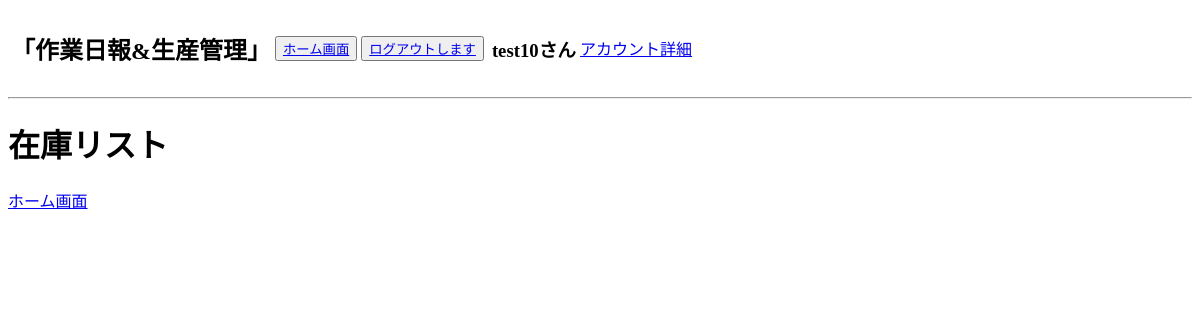
Before: /daily_report/stocks_list/ (signed in) with the older database file.
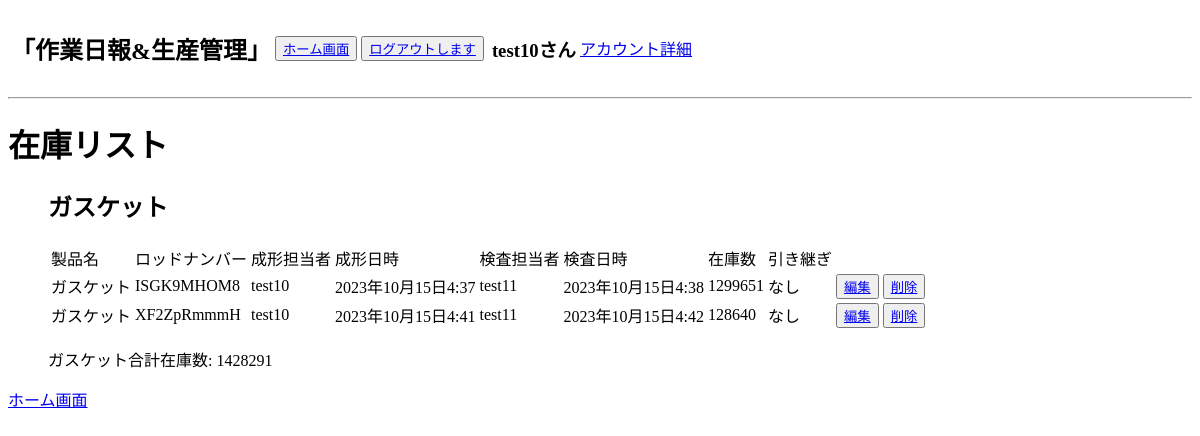
After: the same page with the newer database file.
### daily_report/models.py (models this page shows, shortened)
class Products(models.Model):
    name = models.CharField(max_length=255,verbose_name="製品名")
    code = models.CharField(max_length=50,verbose_name="製品コード")
    quantity = models.IntegerField(verbose_name="製品取り数")
    memo = models.CharField(max_length=255,blank=True, null=True,verbose_name="製品メモ")
    created_at = models.DateTimeField(auto_now_add=True)
    updated_at = models.DateTimeField(auto_now=True)
    class Meta:
        verbose_name = '製品情報'
        db_table = 'products'

### product_management/models.py (models this page shows, shortened)
class Stock(models.Model):
    product = models.ForeignKey(
        Products, on_delete=models.CASCADE, verbose_name='製品名'
    )
    lot_number = models.CharField(max_length=10, verbose_name='ロッド番号',default='')
    stocks = models.IntegerField(verbose_name="在庫数")
    molding_user = models.ForeignKey(
        Users, on_delete=models.CASCADE, verbose_name='成形担当ユーザー名',null=True,related_name='molding_stock_set',
    )
    molding_time = models.DateTimeField(verbose_name='成形日時', default=datetime(2001, 1, 1, 0, 0, 0))
    inspection_user = models.ForeignKey(
        Users, on_delete=models.CASCADE, verbose_name='検査担当ユーザー名',null=True,related_name='inspection_stock_set',
    )
    memo = models.CharField(max_length=255,verbose_name="引き継ぎメモ",null=True,blank=True)
    created_at = models.DateTimeField(verbose_name='検査日時',auto_now_add=True)
    updated_at = models.DateTimeField(auto_now=True)
    class Meta:
        verbose_name = '在庫'
        db_table = 'stock'

### accounts/models.py (models this page shows, shortened)
class Users(AbstractBaseUser, PermissionsMixin):
    username = models.CharField(max_length=150, unique=True, verbose_name="ユーザー名")
    birthday = models.DateField(null=True,blank=True, verbose_name="生年月日")
    phone = models.IntegerField(null=True,blank=True, verbose_name="携帯番号")
    email = models.EmailField(max_length=255, unique=True, verbose_name="メールアドレス")
    department = models.ForeignKey(
        Departments, on_delete=models.PROTECT, null=True,blank=True
    )
    is_active = models.BooleanField(default=True)
    is_staff = models.BooleanField(default=False)
    USERNAME_FIELD = 'username'
    EMAIL_FIELD = 'email'
    REQUIRED_FIELDS = ['email']
    objects = UsersManager()

### daily_report/views.py (the view)
# urls.py: path('stocks_list/', StockListView.as_view(), name='stock_list'),
class StockListView(LoginRequiredMixin, ListView):
    model = Stock
    template_name = os.path.join('stock', 'stock_list.html')
    context_object_name = 'stocks'
    def get_context_data(self, **kwargs):
        context = super().get_context_data(**kwargs)
        grouped_stocks = Stock.objects.values('product__name').annotate(total_stocks=Sum('stocks'))
        context['grouped_stocks'] = grouped_stocks
        return context

### accounts/context_processors.py (called while the page is built)
def my_custom_context(request):
    protocol = 'http' if request.is_secure() else 'https'
    domain = request.get_host()
    return {
        'protocol': protocol,
        'domain': domain,
    }

### templates/stock/stock_list.html (shortened to what this page needs)
{% extends 'base.html' %}
{% block content %}
<h1>在庫リスト</h1>
{% if grouped_stocks %}
<ul>
    {% for grouped_stock in grouped_stocks %}
    <h2>{{ grouped_stock.product__name }}</h2>
    <table>
        <thead>
            <tr>
                <td>製品名</td>
                <td>ロッドナンバー</td>
                <td>成形担当者</td>
                <td>成形日時</td>
                <td>検査担当者</td>
                <td>検査日時</td>
                <td>在庫数</td>
                <td>引き継ぎ</td>
            </tr>
        </thead>
        <tbody>
            {% for stock in stocks %}
              {% if stock.product.name == grouped_stock.product__name %}
              <tr>
                <td>{{ stock.product.name }}</td>
                <td>{{ stock.lot_number }}</td>
                <td>{{ stock.molding_user }}</td>
                <td>{{ stock.molding_time }}</td>
                <td>{{ stock.inspection_user }}</td>
                <td>{{ stock.created_at }}</td>
                <td>{{ stock.stocks }}</td>
                <td>{{ stock.memo }}</td>
                <td><button><a href="{% url 'daily_report:stock_edit' stock.id %}">編集</a></button></td>
                <td><button><a href="{% url 'daily_report:stock_delete' stock.id %}">削除</a></button></td>
              </tr>
              {% endif %}
            {% endfor %}
        </tbody>
    </table>
    <p>{{ grouped_stock.product__name }}合計在庫数: {{ grouped_stock.total_stocks }}</p>
    {% endfor %}
</ul>
{% endif %}
{% if request.user.is_staff %}
<a href="{% url 'product_management:staff_home' %}">ホーム画面(staff)</a>
{% else %}
<a href="{% url 'daily_report:report_list' %}">ホーム画面</a>
{% endif %}
{% endblock %}

Changed rows visible on the page:
now on this page (row unchanged): Products: product__name "ガスケット", total_stocks "1428291"
added Stock: product.name "ガスケット", lot_number "ISGK9MHOM8", molding_user "test10", molding_time "2023年10月15日4:37", inspection_user "test11", created_at "2023年10月15日4:38", stocks "1299651", memo "なし"
added Stock: product.name "ガスケット", lot_number "XF2ZpRmmmH", molding_user "test10", molding_time "2023年10月15日4:41", inspection_user "test11", created_at "2023年10月15日4:42", stocks "128640", memo "なし"
